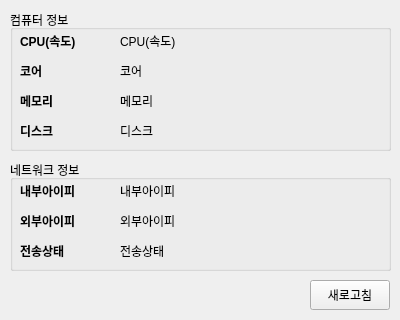
<?xml version="1.0" encoding="UTF-8"?>
<ui version="4.0">
 <class>Form</class>
 <widget class="QWidget" name="Form">
  <property name="geometry">
   <rect>
    <x>0</x>
    <y>0</y>
    <width>400</width>
    <height>320</height>
   </rect>
  </property>
  <property name="minimumSize">
   <size>
    <width>400</width>
    <height>320</height>
   </size>
  </property>
  <property name="maximumSize">
   <size>
    <width>400</width>
    <height>320</height>
   </size>
  </property>
  <property name="windowTitle">
   <string>내 컴퓨터 정보</string>
  </property>
  <widget class="QGroupBox" name="groupBox">
   <property name="geometry">
    <rect>
     <x>10</x>
     <y>10</y>
     <width>381</width>
     <height>141</height>
    </rect>
   </property>
   <property name="title">
    <string>컴퓨터 정보</string>
   </property>
   <widget class="QLabel" name="label_3">
    <property name="geometry">
     <rect>
      <x>10</x>
      <y>80</y>
      <width>81</width>
      <height>21</height>
     </rect>
    </property>
    <property name="styleSheet">
     <string notr="true">font-weight:bold;</string>
    </property>
    <property name="text">
     <string>메모리</string>
    </property>
   </widget>
   <widget class="QLabel" name="lblCore">
    <property name="geometry">
     <rect>
      <x>110</x>
      <y>50</y>
      <width>261</width>
      <height>21</height>
     </rect>
    </property>
    <property name="text">
     <string>코어</string>
    </property>
   </widget>
   <widget class="QLabel" name="lblCPU">
    <property name="geometry">
     <rect>
      <x>110</x>
      <y>20</y>
      <width>261</width>
      <height>21</height>
     </rect>
    </property>
    <property name="text">
     <string>CPU(속도)</string>
    </property>
   </widget>
   <widget class="QLabel" name="label">
    <property name="geometry">
     <rect>
      <x>10</x>
      <y>20</y>
      <width>81</width>
      <height>21</height>
     </rect>
    </property>
    <property name="styleSheet">
     <string notr="true">font-weight:bold;</string>
    </property>
    <property name="text">
     <string>CPU(속도)</string>
    </property>
   </widget>
   <widget class="QLabel" name="label_2">
    <property name="geometry">
     <rect>
      <x>10</x>
      <y>50</y>
      <width>81</width>
      <height>21</height>
     </rect>
    </property>
    <property name="styleSheet">
     <string notr="true">font-weight:bold;</string>
    </property>
    <property name="text">
     <string>코어</string>
    </property>
   </widget>
   <widget class="QLabel" name="label_4">
    <property name="geometry">
     <rect>
      <x>10</x>
      <y>110</y>
      <width>81</width>
      <height>21</height>
     </rect>
    </property>
    <property name="styleSheet">
     <string notr="true">font-weight:bold;</string>
    </property>
    <property name="text">
     <string>디스크</string>
    </property>
   </widget>
   <widget class="QLabel" name="lblMemory">
    <property name="geometry">
     <rect>
      <x>110</x>
      <y>80</y>
      <width>261</width>
      <height>21</height>
     </rect>
    </property>
    <property name="text">
     <string>메모리</string>
    </property>
   </widget>
   <widget class="QLabel" name="lblDisk">
    <property name="geometry">
     <rect>
      <x>110</x>
      <y>110</y>
      <width>261</width>
      <height>21</height>
     </rect>
    </property>
    <property name="text">
     <string>디스크</string>
    </property>
   </widget>
  </widget>
  <widget class="QGroupBox" name="groupBox_2">
   <property name="geometry">
    <rect>
     <x>10</x>
     <y>160</y>
     <width>381</width>
     <height>111</height>
    </rect>
   </property>
   <property name="title">
    <string>네트워크 정보</string>
   </property>
   <widget class="QLabel" name="lblExtraNet">
    <property name="geometry">
     <rect>
      <x>110</x>
      <y>50</y>
      <width>261</width>
      <height>21</height>
     </rect>
    </property>
    <property name="text">
     <string>외부아이피</string>
    </property>
   </widget>
   <widget class="QLabel" name="label_6">
    <property name="geometry">
     <rect>
      <x>10</x>
      <y>50</y>
      <width>81</width>
      <height>21</height>
     </rect>
    </property>
    <property name="styleSheet">
     <string notr="true">font-weight:bold;</string>
    </property>
    <property name="text">
     <string>외부아이피</string>
    </property>
   </widget>
   <widget class="QLabel" name="label_7">
    <property name="geometry">
     <rect>
      <x>10</x>
      <y>80</y>
      <width>81</width>
      <height>21</height>
     </rect>
    </property>
    <property name="styleSheet">
     <string notr="true">font-weight:bold;</string>
    </property>
    <property name="text">
     <string>전송상태</string>
    </property>
   </widget>
   <widget class="QLabel" name="lblNetStat">
    <property name="geometry">
     <rect>
      <x>110</x>
      <y>80</y>
      <width>261</width>
      <height>21</height>
     </rect>
    </property>
    <property name="text">
     <string>전송상태</string>
    </property>
   </widget>
   <widget class="QLabel" name="lblInnerNet">
    <property name="geometry">
     <rect>
      <x>110</x>
      <y>20</y>
      <width>261</width>
      <height>21</height>
     </rect>
    </property>
    <property name="text">
     <string>내부아이피</string>
    </property>
   </widget>
   <widget class="QLabel" name="label_5">
    <property name="geometry">
     <rect>
      <x>10</x>
      <y>20</y>
      <width>81</width>
      <height>21</height>
     </rect>
    </property>
    <property name="styleSheet">
     <string notr="true">font-weight:bold;</string>
    </property>
    <property name="text">
     <string>내부아이피</string>
    </property>
   </widget>
  </widget>
  <widget class="QPushButton" name="btnRefresh">
   <property name="geometry">
    <rect>
     <x>310</x>
     <y>280</y>
     <width>80</width>
     <height>30</height>
    </rect>
   </property>
   <property name="text">
    <string>새로고침</string>
   </property>
  </widget>
 </widget>
 <resources/>
 <connections/>
</ui>
